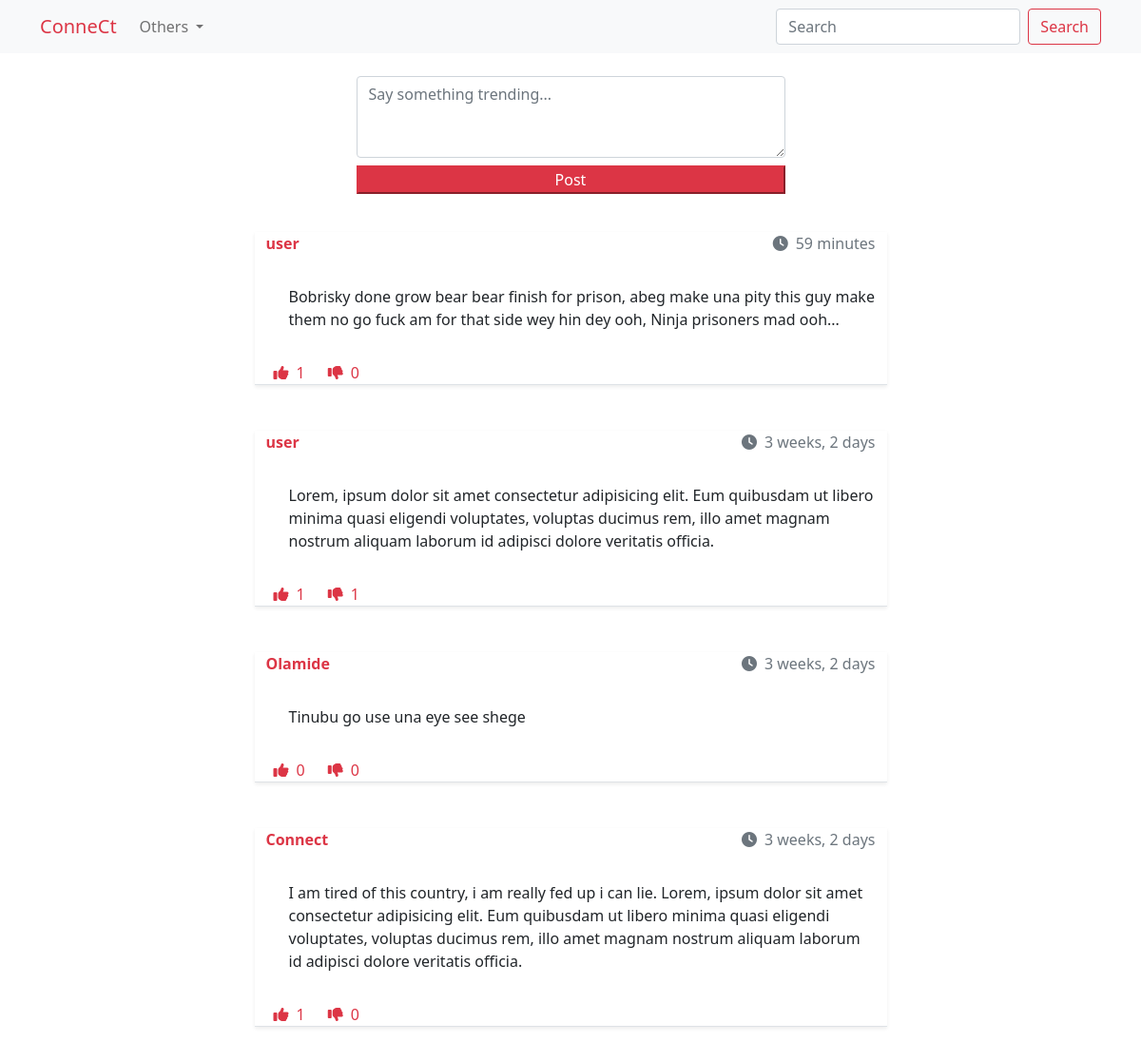
/social/ (signed in), run on the app's committed database.
### social/models.py (models this page shows, shortened)
class Post(models.Model):
    body = models.TextField()
    created_on = models.DateTimeField(auto_now_add=True)
    author = models.ForeignKey(User, on_delete=models.CASCADE)
    likes = models.ManyToManyField(User, related_name='likes',  blank=True)
    dislikes = models.ManyToManyField(User, related_name='dislikes', blank=True)

### social/views.py (the view, shortened to what this page needs)
# urls.py: 2. Add a URL to urlpatterns:  path('', Home.as_view(), name='home')
class Home(LoginRequiredMixin, View):
    def get(self, request, *args, **kwargs):
        posts = Post.objects.all().order_by('-created_on')
        form = PostForm()
        context = {'posts':posts, 'form':form}
        return render(request, 'social/home.html', context)

### social/forms.py
class PostForm(forms.ModelForm):
    body = forms.CharField(widget=forms.Textarea(attrs={'rows':3}))
    class Meta:
        model = Post
        fields = ['body']

### templates/social/home.html (shortened to what this page needs)
{% extends 'base.html' %}
{% load widget_tweaks %}
{% block content %}
<div class="container">
    <div class="row justify-content-center mt-3 py-2">
        <div class="col-md-5">
            <form action="" method="POST">
                {% render_field form.body class='form-control' placeholder='Say something trending...' %}
                <div class="d-grid">
                    <button type="submit" class="btn-block btn-danger mt-2">Post</button>
                </div>
            </form>
        </div>
    </div>
    {% for post in posts %}
    <div class="row justify-content-center mt-3 py-3">
        <div class="col-md-7 border-bottom shadow-sm">
            <div class="position-relative">
                <div class="d-flex justify-content-between">
                    <strong class="text-danger mb-2">{{post.author}}</strong>
                    <p class="text-muted"><i class="fa-solid fa-clock px-2"></i>{{post.created_on|timesince}}</p>
                </div>
                <p class="ms-4 py-3">{{post.body}}</p>
            </div>
            <div class="d-flex gap-3">
                <a href="{% url 'LikePost' post.pk %}" class="text-danger text-decoration-none"><i class="fa fa-thumbs-up mx-2"></i>{{post.likes.count}}</a>
                <a href="{% url 'disLikePost' post.pk %}" class="text-danger text-decoration-none"><i class="fa fa-thumbs-down mx-2"></i>{{post.dislikes.count}}</a>
            </div>
        </div>
    </div>
    {% endfor %}
</div>
{% endblock %}

### templates/base.html (shortened to what this page needs)
<!doctype html>
<html lang="en">
  <head>
    <link href="https://cdn.jsdelivr.net/npm/bootstrap@5.0.2/dist/css/bootstrap.min.css" rel="stylesheet">
    <link rel="stylesheet" href="https://cdnjs.cloudflare.com/ajax/libs/font-awesome/6.6.0/css/all.min.css ">
  </head>
  <body>
    {% include 'navbar.html'%}
    <section>
        {% block content %}
        {% endblock %}
    </section>
  </body>
</html>

### templates/navbar.html (shortened to what this page needs)
  <nav class="navbar navbar-expand-lg navbar-light bg-light justify-content-center">
    <div class="container ">
    <a class="navbar-brand text-danger" href="{% url 'Home' %}">ConneCt</a>
      <div class="collapse navbar-collapse" id="navbarSupportedContent">
        <ul class="navbar-nav me-auto mb-2 mb-lg-0">
          <li class="nav-item dropdown">
            <a class="nav-link dropdown-toggle" href="#" id="navbarDropdown" role="button" data-bs-toggle="dropdown" aria-expanded="false">
              Others
            </a>
          </li>
        </ul>
        <form class="d-flex"method='GET' action="{% url 'SearchPost' %}">
          <input class="form-control me-2" type="search" name="search" placeholder="Search" aria-label="Search">
          <button class="btn btn-outline-danger" type="submit">Search</button>
        </form>
      </div>
    </div>
</nav>

### data on the page
Post: author "user", created_on "59 minutes", body "Bobrisky done grow bear bear finish for prison, abeg make una pity this guy make them no go fuck am for that side wey hin dey ooh, Ninja prisoners mad ooh...", likes.count "1", dislikes.count "0"
Post: author "user", created_on "3 weeks, 2 days", body "Lorem, ipsum dolor sit amet consectetur adipisicing elit. Eum quibusdam ut libero minima quasi eligendi voluptates, voluptas ducimus rem, illo amet magnam nostrum aliquam laborum id adipisci dolore veritatis officia.", likes.count "1", dislikes.count "1"
Post: author "Olamide", created_on "3 weeks, 2 days", body "Tinubu go use una eye see shege", likes.count "0", dislikes.count "0"
Post: author "Connect", created_on "3 weeks, 2 days", body "I am tired of this country, i am really fed up i can lie. Lorem, ipsum dolor sit amet consectetur adipisicing elit. Eum quibusdam ut libero minima quasi eligendi voluptates, voluptas ducimus rem, illo amet magnam nostrum aliquam laborum id adipisci dolore veritatis officia.", likes.count "1", dislikes.count "0"
